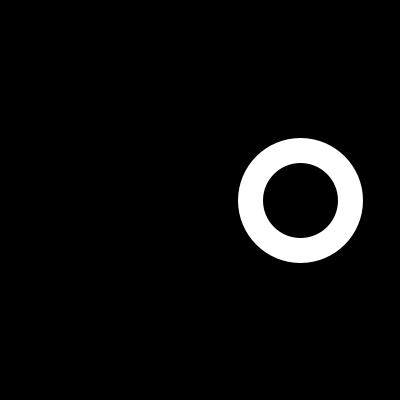
Frame 1 (no input)
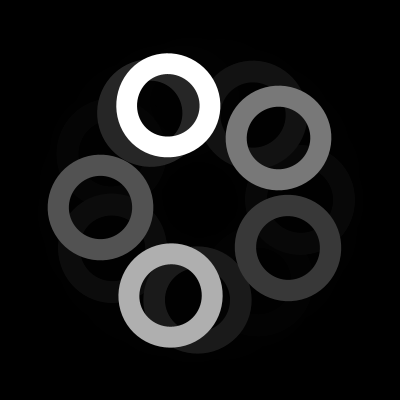
Frame 60 (the mouse pressed at the canvas centre just before this capture)
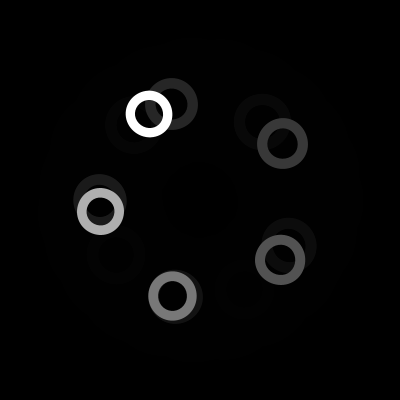
Frame 120 (the mouse held since frame 60 and released just before this capture)

The Processing sketch that drew these frames (run headless with seeded random() and noise(); from frame 60 on, the mouse is pressed at the canvas centre):

// Processing sketch: processing_154719
// ── processing_154719.pde

void setup(){
  size(400,400);
  background(0);
  rectMode(CENTER);
  smooth();
  frameRate(60);
}

float count = 0;
float rotation = 0;

void draw(){
  
  translate(width/2, height/2);
  fill(0,80);
  noStroke();
  rect(0,0,width, height);
  
  pushMatrix();
  rotate(rotation);
  float x = cos(count) * width/4;
  float y = sin(count) * height/4;
  noFill();
  stroke(255,255,255);
  strokeWeight(abs(x/4)); 
  ellipse(x,y,abs(x),abs(x));
  popMatrix();

  rotation+=0.03*abs(x);
  count+=0.01;
}
